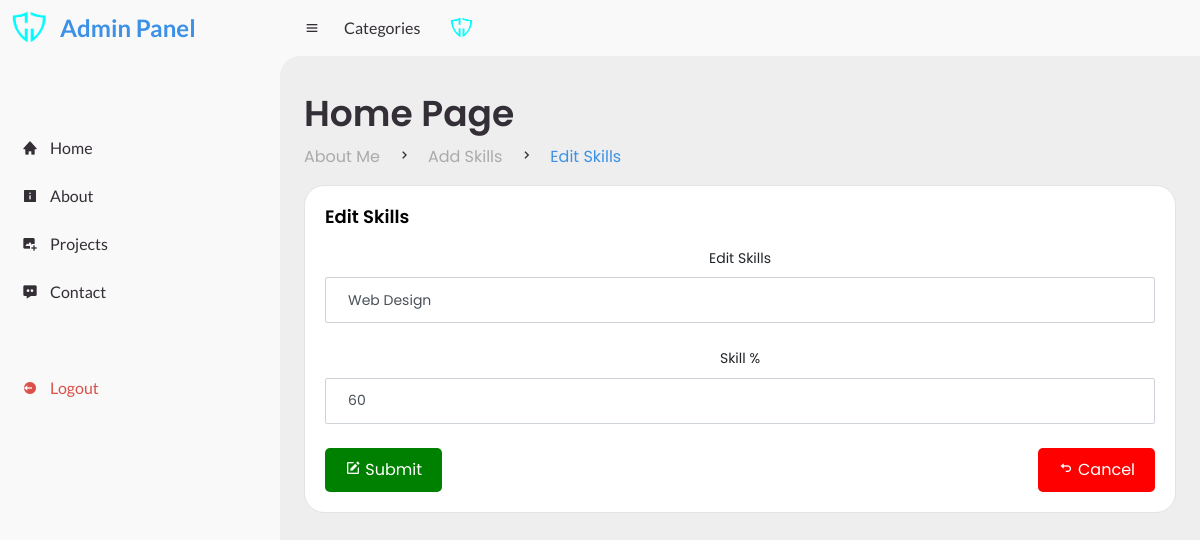
The page /admin/edit-skills.php?skill_id=1 (signed in) on the database as committed earlier.
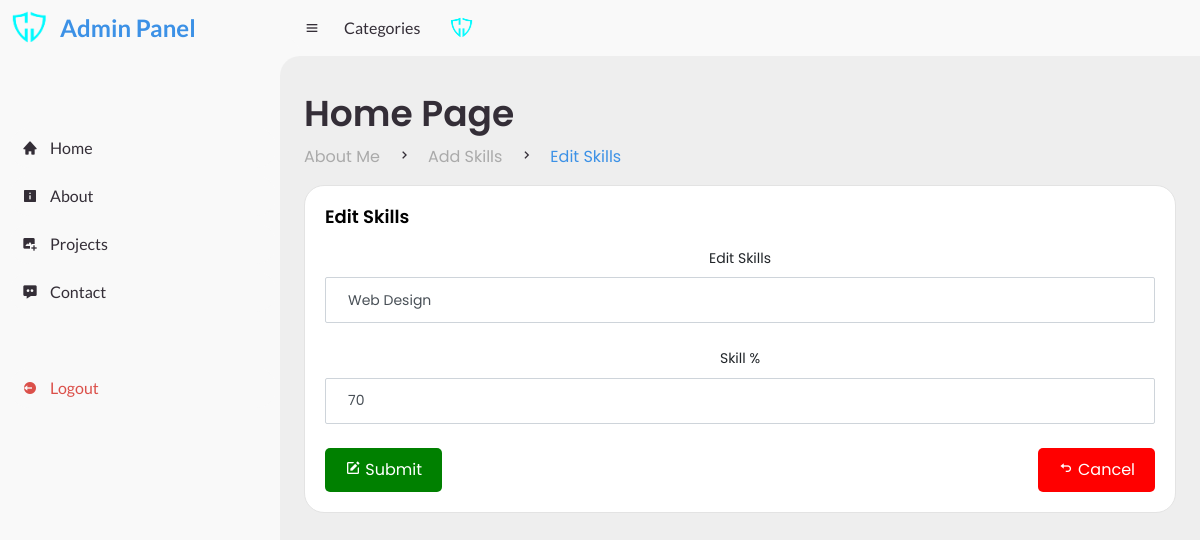
The same page on the database as committed later.
### tables this page shows
CREATE TABLE `skills` (
  `skill_id` int(10) NOT NULL,
  `skillName` varchar(50) NOT NULL,
  `skillRange` int(10) NOT NULL
);

### admin/edit-skills.php (the view, shortened to what this page needs)
<?php
    $SearchQueryParameter = $_GET['skill_id'];
?>
<!DOCTYPE html>
<html lang="en">
<head>
	<link href="https://cdn.jsdelivr.net/npm/bootstrap@5.3.3/dist/css/bootstrap.min.css" rel="stylesheet">
	<link href='https://unpkg.com/boxicons@2.0.9/css/boxicons.min.css' rel='stylesheet'>
	<link rel="stylesheet" href="assets/style.css">
</head>
<body>
	<?php include('header.php'); ?>
	<section id="content">
		<nav>
			<i class='bx bx-menu' ></i>
			<a href="#" class="nav-link">Categories</a>
			<a href="#" class="profile">
				<img src="../images/cj_logo.png">
			</a>
		</nav>
		<main>
			<div class="head-title">
				<div class="left">
					<h1>Home Page</h1>
					<ul class="breadcrumb">
						<li>
							<a class="" href="#">About Me</a>
						</li>
                        <li><i class='bx bx-chevron-right' ></i></li>
                        <li>
							<a class="" href="#">Add Skills</a>
						</li>
                        <li><i class='bx bx-chevron-right' ></i></li>
                        <li>
							<a class="active" href="#">Edit Skills</a>
						</li>
					</ul>
				</div>
			</div>
			<?php
            $sql	=	"SELECT * FROM skills WHERE skill_id = '$SearchQueryParameter'";
			$stmt	=	$ConnectingDB->query($sql);
				while($DataRows=$stmt->fetch()){
					$skillnameUpdate	= $DataRows['skillName'];
                    $skillrangeUpdate	= $DataRows['skillRange'];
				}
			?>
			<div class="col-12 grid-margin stretch-card">
              <div class="card">
                <div class="card-body">
                  <h4 class="card-title">Edit Skills</h4>
                  <form class="forms-sample" action="edit-skills.php?skill_id=<?php echo $SearchQueryParameter; ?>" method="POST" enctype="multipart/form-data" >
				  	<div class="form-group" style="text-align: center;">
                      <label for="post_title">Edit Skills</label>
                      <input type="text" name="Skills" class="form-control" id="Skills" placeholder="" value="<?php echo $skillnameUpdate; ?>">
                    </div>
                    <div class="form-group" style="text-align: center;">
                      <label for="post_title">Skill %</label>
                      <input type="text" name="Lvl" class="form-control" id="Lvl" value="<?php echo $skillrangeUpdate; ?>">
                    </div>
                    <div class="button-container">
					<button type="submit" name="Submit" class="btn-submit">
    					<i class='bx bxs-edit'></i> Submit
					</button>
					<a href="add-skills.php" class="btn-cancel">
						<i class='bx bx-undo'></i> Cancel
					</a>
                    </div>
                  </form>
                </div>
              </div>
            </div>
		</main>
	</section>
</body>
</html>

Rows that differ between the two databases and show on the page:
changed skills "Web Design": Lvl "60" → "70"
